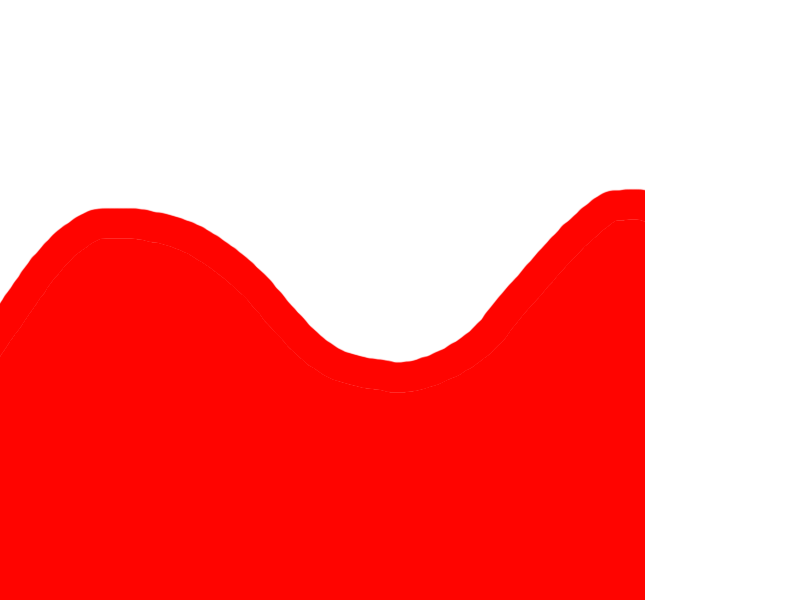
#> input picture tools/mars/wip/horizon2.png, 800 x 600 px; its folder holds 2 pictures in this run
$ python _horizon_proto.py
#> lines starting #> are read from the running program, lines starting #| are printed output that depends on the picture; after the words box and inside, x2 and y2 are one past the last pixel; in counts of white or black regions, pixels touching at a corner belong together
"""
07_horizon.py -- horizon-continuity blend prototype.

Demonstrates combining two OVERLAPPING terrain quarters so their horizon LINE
transitions smoothly across the overlap with NO vertical drop at either join.

Core idea (height-domain blend, not alpha-domain):
  - each terrain = a height field h(x) = y of the top edge per column
  - over the overlap [xL, xR], blend the two horizons:
        w(x)  = smoothstep((x-xL)/(xR-xL))
        h(x)  = (1-w) * h_left(x) + w * h_right(x)
    w is pinned to the overlap boundaries (w=0 where the RIGHT side starts,
    w=1 where the LEFT side ends), so h(x) == the surviving neighbour's
    horizon exactly at each join -> C0 continuity, no drop.
  - drive pixels to h(x): per-column vertical warp of each side + cross-fade
    by the same w; where h rises above a side's own terrain, source from the
    side that actually has terrain there ("carry the taller").

Run from new_assets_raw/mars_quarters_magenta/.  Outputs into wip/horizon_out/.
"""
import os
import numpy as np
from PIL import Image

HERE = os.path.dirname(__file__)
OUT = os.path.join(HERE, "horizon_out")
os.makedirs(OUT, exist_ok=True)

FEATHER = 80   # vertical cross-fade depth (px) below each side's horizon


def load_mask(name, key):
#> called with name = 'horizon2', key = 'red'
    im = np.asarray(Image.open(os.path.join(HERE, f"{name}.png")).convert("RGB")).astype(int)
    R, G, B = im[:, :, 0], im[:, :, 1], im[:, :, 2]
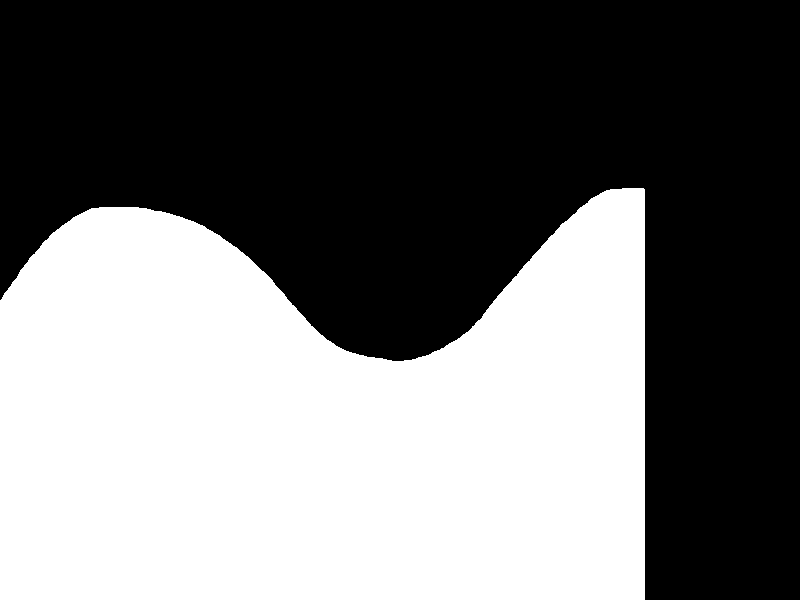
#> R: shape (600, 800) int64; 44.7% white; 1 white region, box (x1, y1, x2, y2) and area: (0, 188, 645, 600) 214512
#> B: shape (600, 800) int64; every value is 0
    if key == "blue":
        m = (B > 120) & (R < 120) & (G < 120)
    else:
        m = (R > 120) & (G < 120) & (B < 120)
    return im.astype(np.uint8), m


def top_edge(mask):
    """y of the top-most terrain pixel per column; NaN where the column is empty."""
    H, W = mask.shape
    top = np.full(W, np.nan)
    for x in range(W):
        col = np.where(mask[:, x])[0]
        if len(col):
            top[x] = col[0]
    return top


def smooth_curve(h, k=9):
    """light box-smooth over the defined (non-NaN) span; leaves NaNs as-is."""
    out = h.copy()
    idx = np.where(~np.isnan(h))[0]
    if len(idx) == 0:
        return out
    a, b = idx.min(), idx.max()
    seg = h[a:b + 1].copy()
    # forward/back fill any interior gaps so the box filter is clean
    for i in range(1, len(seg)):
        if np.isnan(seg[i]):
            seg[i] = seg[i - 1]
    ker = np.ones(k) / k
    pad = k // 2
    segp = np.pad(seg, pad, mode="edge")
    out[a:b + 1] = np.convolve(segp, ker, mode="valid")
    return out


def smoothstep(t):
    t = np.clip(t, 0.0, 1.0)
    return t * t * (3 - 2 * t)


def main():
    rgb_l, m_l = load_mask("horizon2", "red")    # LEFT quarter  (x 0..644)
    rgb_r, m_r = load_mask("horizon1", "blue")   # RIGHT quarter (x 171..799)
#> call 2 of load_mask, with name = 'horizon1', key = 'blue'
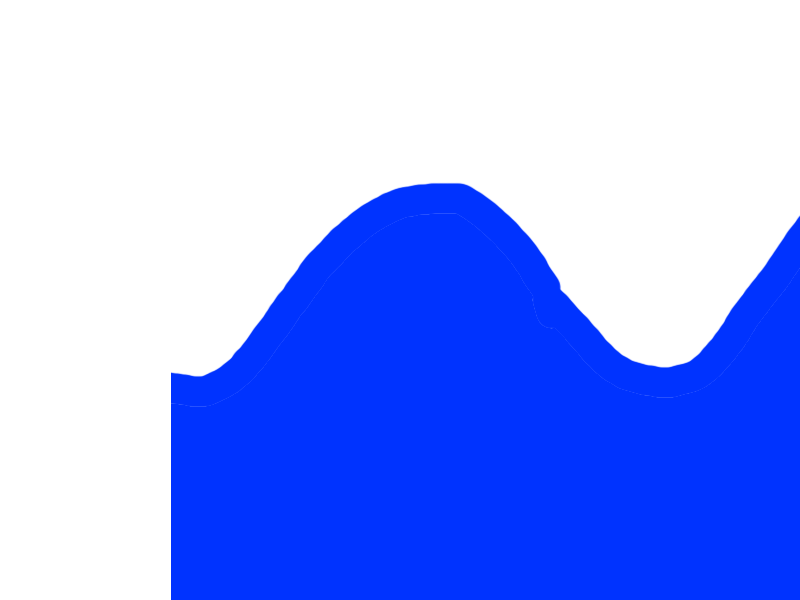
#> input picture tools/mars/wip/horizon1.png, 800 x 600 px
#> in load_mask (call 2), `R, G, B = im[:, :, 0], im[:, :, 1], im[:, :, 2]`:
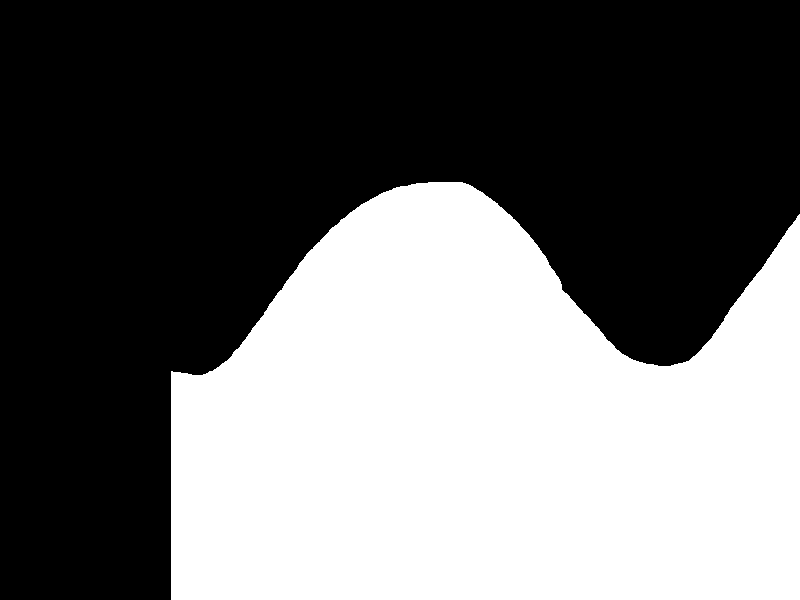
#> G: shape (600, 800) int64; values 0 (black) and 51 (white), 42.2% white; 1 white region, box (x1, y1, x2, y2) and area: (171, 182, 800, 600) 202744
    H, W = m_l.shape
#> H = 600; W = 800

    h_l = smooth_curve(top_edge(m_l))
#> in smooth_curve, `idx = np.where(~np.isnan(h))[0]`: idx = 645 values from 0 to 644
#> in smooth_curve, `a, b = idx.min(), idx.max()`: a = 0; b = 644
#> in smooth_curve, `seg = h[a:b + 1].copy()`: seg = 645 values, max 361 at index 392, min 188 at index 622, mean 267.4
#> in smooth_curve, `segp = np.pad(seg, pad, mode="edge")`: segp = 653 values, max 361 at index 396, min 188 at index 626, mean 267.1
    h_r = smooth_curve(top_edge(m_r))

    # overlap = where BOTH sides have terrain
    both = (~np.isnan(h_l)) & (~np.isnan(h_r))
    xs = np.where(both)[0]
#> xs = 474 values from 171 to 644
    xL, xR = xs.min(), xs.max()
#> xL = 171; xR = 644
    print(f"overlap band: x={xL}..{xR}  ({xR - xL}px)")
#| overlap band: x=171..644  (473px)

    # --- the blend: weight pinned to the overlap boundaries -------------------
    x = np.arange(W)
#> x = 800 values from 0 to 799
    w = smoothstep((x - xL) / float(xR - xL))     # 0 at xL, 1 at xR
#> in smoothstep, `t = np.clip(t, 0.0, 1.0)`: t = 800 values from 0 to 1
#> w = 800 values from 0 to 1
    # outside the overlap, snap to whichever side actually exists
    only_left = (~np.isnan(h_l)) & (np.isnan(h_r))
    only_right = (np.isnan(h_l)) & (~np.isnan(h_r))
    w[only_left] = 0.0
    w[only_right] = 1.0

    # blended horizon (use each side's own curve where the other is absent)
    hl = np.where(np.isnan(h_l), h_r, h_l)
#> hl = 800 values, max 366 at index 662, min 188 at index 626, mean 275.9
    hr = np.where(np.isnan(h_r), h_l, h_r)
#> hr = 800 values, max 375 at index 196, min 182 at index 432, mean 267.1
    h_blend = (1 - w) * hl + w * hr
#> h_blend = 800 values, max 366 at index 662, min 207 at index 103, mean 271.5

    # --- composite pixels onto h_blend ---------------------------------------
    # Silhouette is h_blend in BOTH modes (continuous -> no drop). The modes
    # differ only in where each side's COLOUR comes from:
    #   stretch : translate each side's column so its edge lands on h_blend,
    #             then cross-fade. Near the horizon you get the OTHER side's
    #             rock slid in from elsewhere (the (420,270) purple).
    #   carry   : use each side's terrain IN PLACE (no shift); weight by w
    #             gated by in-place alpha. Above a side's true horizon it has
    #             no rock, so the taller side is carried pure; both sides only
    #             blend lower down where both genuinely have ground.
    yy = np.arange(H)
#> yy = 600 values from 0 to 599
    out_stretch = np.zeros((H, W, 4), np.uint8)
    out_carry = np.zeros((H, W, 4), np.uint8)
    out_avg = np.zeros((H, W, 4), np.uint8)  # OLD (buggy) alpha=average, for A/B

    def warp_col(rgb, mask, x, dy):
        ys = np.clip(yy - dy, 0, H - 1).astype(int)
        return rgb[ys, x, :], mask[ys, x].astype(float)

    for xi in range(W):
        present_l = not np.isnan(h_l[xi])
        present_r = not np.isnan(h_r[xi])
        if not present_l and not present_r:
            continue
        target = h_blend[xi]
        # 1px-feathered top edge at the blended horizon (clips taller peak too)
        below = np.clip(yy - target + 0.5, 0.0, 1.0)

        # ---- STRETCH (translate-to-h_blend then cross-fade) ----
        cols = []
        if present_l:
            cols.append((*warp_col(rgb_l, m_l, xi, int(round(target - h_l[xi]))), 1 - w[xi]))
        if present_r:
            cols.append((*warp_col(rgb_r, m_r, xi, int(round(target - h_r[xi]))), w[xi]))
        tw = sum(c[2] for c in cols) or 1.0
        acc, wsum, a_max, a_avg = np.zeros((H, 3)), np.zeros(H), np.zeros(H), np.zeros(H)
        for rgbc, ac, wt in cols:
            acc += (wt / tw) * rgbc * ac[:, None]
            wsum += (wt / tw) * ac
            a_max = np.maximum(a_max, ac)
            a_avg += (wt / tw) * ac
        s = wsum > 1e-4
        acc[s] /= wsum[s, None]
        rgb8 = np.clip(acc, 0, 255).astype(np.uint8)
        out_stretch[:, xi, :3] = rgb8
        out_stretch[:, xi, 3] = (np.clip(a_max, 0, 1) * 255).astype(np.uint8)
        out_avg[:, xi, :3] = rgb8
        out_avg[:, xi, 3] = (np.clip(a_avg, 0, 1) * 255).astype(np.uint8)

        # ---- CARRY THE TALLER, with a vertical cross-fade band ----
        # Each side fades IN over FEATHER px below its own horizon, so the
        # transition from "pure taller side" to "both sides blended" is a soft
        # ramp through the band where both genuinely have rock -- not a hard line.
        al = m_l[:, xi].astype(float) if present_l else np.zeros(H)
        ar = m_r[:, xi].astype(float) if present_r else np.zeros(H)
        gl = (smoothstep((yy - h_l[xi]) / FEATHER) if present_l else np.zeros(H))
        gr = (smoothstep((yy - h_r[xi]) / FEATHER) if present_r else np.zeros(H))
        # tiny alpha-gated floor so the taller side wins right at the silhouette
        # (where both ramps are still ~0) instead of dividing by zero.
        wl = (1 - w[xi]) * np.maximum(gl, 1e-3 * al)
        wr = w[xi] * np.maximum(gr, 1e-3 * ar)
        den = wl + wr
        cc = (wl[:, None] * rgb_l[:, xi, :] + wr[:, None] * rgb_r[:, xi, :])
        s2 = den > 1e-9
        cc[s2] /= den[s2, None]
        a_carry = np.maximum(al, ar) * below   # opaque below h_blend (taller side authentic there)
        out_carry[:, xi, :3] = np.clip(cc, 0, 255).astype(np.uint8)
        out_carry[:, xi, 3] = (np.clip(a_carry, 0, 1) * 255).astype(np.uint8)
#> this loop made 800 passes
#> target on passes 1 to 3: 298.2, 297.3, 296.3
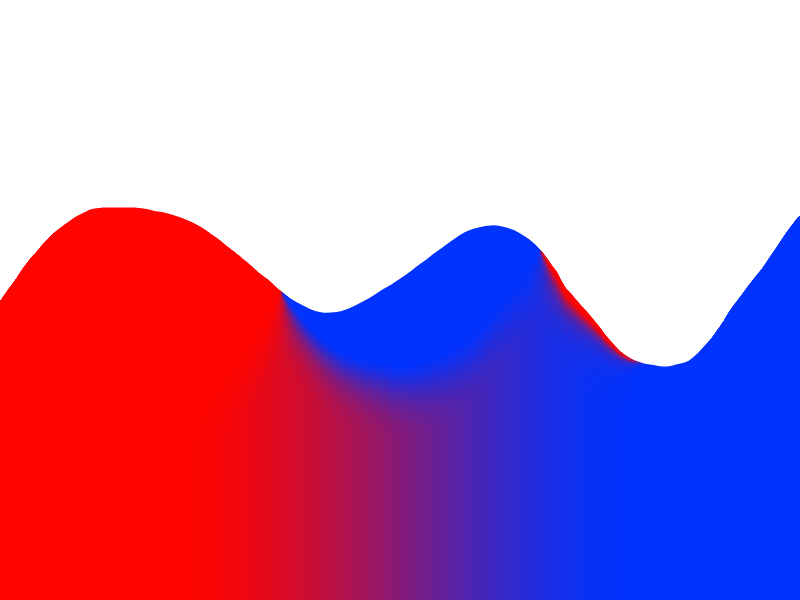
#> out_carry: shape (600, 800, 4); mean R, G, B, A 77.3, 16.4, 76.3, 139.4; transparent parts drawn white

    out = out_carry  # primary result is now carry-the-taller
    Image.fromarray(out_carry, "RGBA").save(os.path.join(OUT, "combined.png"))
    Image.fromarray(out_stretch, "RGBA").save(os.path.join(OUT, "combined_stretch.png"))

    # --- prove the fringe: composite over a mid-grey background ---------------
    def over(rgba, bg=(128, 128, 128)):
#> called with bg = (128, 128, 128)
        a = rgba[:, :, 3:4].astype(float) / 255.0
        comp = rgba[:, :, :3].astype(float) * a + np.array(bg) * (1 - a)
        return comp.astype(np.uint8)
    Image.fromarray(over(out_avg)).save(os.path.join(OUT, "over_grey_OLD_avg_alpha.png"))
    Image.fromarray(over(out_stretch)).save(os.path.join(OUT, "over_grey_NEW_max_alpha.png"))
#> in over (call 2), `a = rgba[:, :, 3:4].astype(float) / 255.0`: a: shape (600, 800, 1) float64; values 0 (black) and 1 (white), 54.8% white; 1 black region, box (x1, y1, x2, y2) and area: (0, 0, 800, 366) 217069
    Image.fromarray(over(out_carry)).save(os.path.join(OUT, "over_grey_carry.png"))

    def partial_count(rgba):
        a = rgba[:, :, 3]
#> a: shape (600, 800)
        return int(np.count_nonzero((a > 12) & (a < 243)))
    print(f"\npartial-alpha pixels (translucent fringe):")
    print(f"  OLD  alpha=average : {partial_count(out_avg):6d}")
#|   OLD  alpha=average :    164
    print(f"  stretch alpha=max  : {partial_count(out_stretch):6d}")
#|   stretch alpha=max  :      0
    print(f"  carry   alpha=max  : {partial_count(out_carry):6d}")
#|   carry   alpha=max  :    727

    px = (420, 270)
    print(f"\npixel {px} (x,y)  RGBA:")
    print(f"  stretch (blend) : {tuple(int(v) for v in out_stretch[px[1], px[0]])}")
#|   stretch (blend) : (117, 29, 137, 255)
    print(f"  carry the taller: {tuple(int(v) for v in out_carry[px[1], px[0]])}")
#|   carry the taller: (0, 51, 255, 255)

    # --- diagnostic overlay: the 3 curves + join markers ----------------------
    diag = np.full((H, W, 3), 255, np.uint8)
#> diag: shape (600, 800, 3); every value is 255
    diag[out[:, :, 3] > 8] = [210, 210, 210]  # combined fill (grey)
#> diag: shape (600, 800, 3); values 210 (black) and 255 (white), 45.3% white; 1 white region, box (x1, y1, x2, y2) and area: (0, 0, 800, 366) 217214

    def draw(curve, color):
        for xi in range(W):
            if np.isnan(curve[xi]):
                continue
            y = int(round(curve[xi]))
            if 0 <= y < H:
                diag[max(0, y - 1):y + 2, xi] = color
#> this loop made 800 passes
#> y on passes 1 to 3: 298, 297, 296
#> diag: shape (600, 800, 3); mean of channels 0, 1, 2 230.3, 229.6, 229.6

    draw(h_l, [220, 40, 40])     # left horizon (red)
    draw(h_r, [40, 40, 230])     # right horizon (blue)
#> the loop in draw (call 2), `for xi in range(W):` made 800 passes
#> y on passes 172 to 174: 371, 371, 372
#> after the loop in draw (call 2), `for xi in range(W):`:
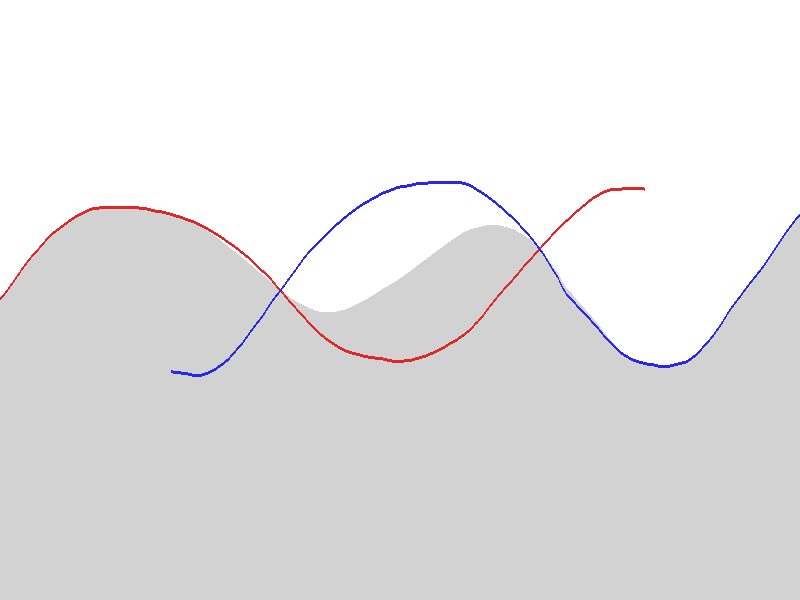
#> diag: shape (600, 800, 3); mean of channels 0, 1, 2 229.6, 228.9, 229.6; drawn as R, G, B
    draw(h_blend, [20, 160, 20]) # blended horizon (green)
#> the loop in draw (call 3), `for xi in range(W):` made 800 passes
#> after the loop in draw (call 3), `for xi in range(W):`:
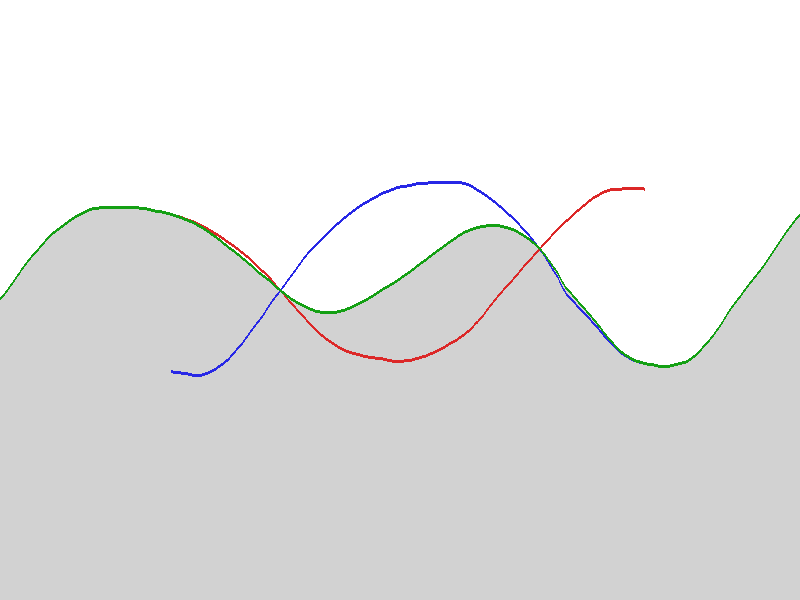
#> diag: shape (600, 800, 3); 0.5% of pixels changed, all inside (x1, y1, x2, y2) = (0, 206, 800, 368); drawn as R, G, B
    for xj in (xL, xR):
        diag[:, xj] = [120, 120, 120]
#> this loop made 2 passes
#> xj on passes 1 to 2: 171, 644
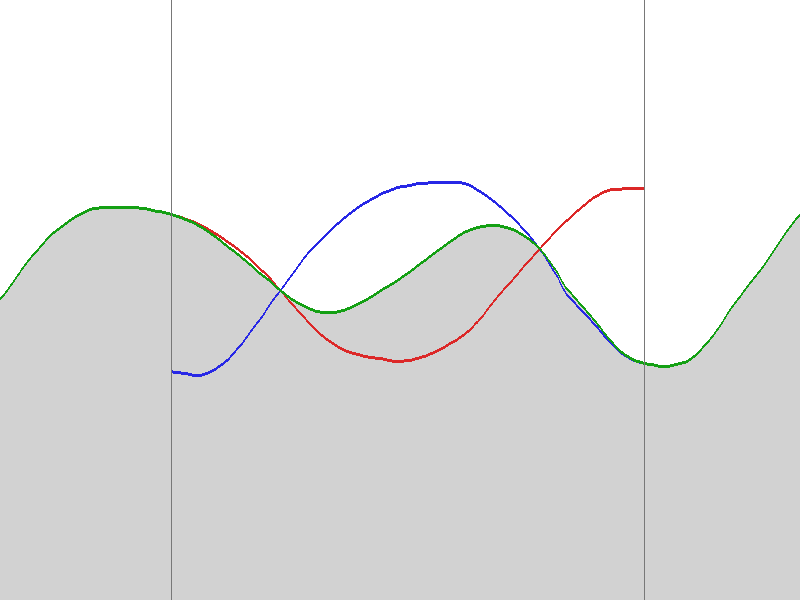
#> diag: shape (600, 800, 3); 0.25% of pixels changed, all inside (x1, y1, x2, y2) = (171, 0, 645, 600); drawn as R, G, B
    Image.fromarray(diag, "RGB").save(os.path.join(OUT, "diagnostic.png"))

    # --- report continuity at the joins --------------------------------------
    print("\ncontinuity check (px gap between blended horizon and the surviving neighbour):")
    print(f"  left join  x={xL}:  h_blend={h_blend[xL]:.1f}  h_left={hl[xL]:.1f}   gap={abs(h_blend[xL]-hl[xL]):.2f}")
#|   left join  x=171:  h_blend=214.0  h_left=214.0   gap=0.00
    print(f"  right join x={xR}:  h_blend={h_blend[xR]:.1f}  h_right={hr[xR]:.1f}  gap={abs(h_blend[xR]-hr[xR]):.2f}")
#|   right join x=644:  h_blend=363.0  h_right=363.0  gap=0.00
    # max single-column vertical jump in the combined horizon (the 'drop' metric)
    hb = h_blend[~np.isnan(h_blend)]
#> hb has the same summary as h_blend
    print(f"  max adjacent-column step in combined horizon: {np.max(np.abs(np.diff(hb))):.2f}px")
#|   max adjacent-column step in combined horizon: 2.03px
    print(f"\nwrote {OUT}/combined.png and {OUT}/diagnostic.png")


if __name__ == "__main__":
    main()
